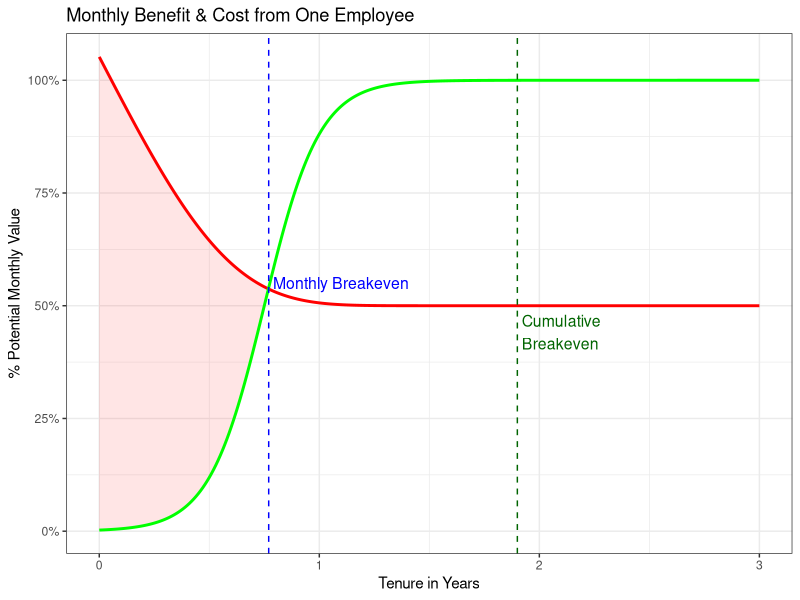
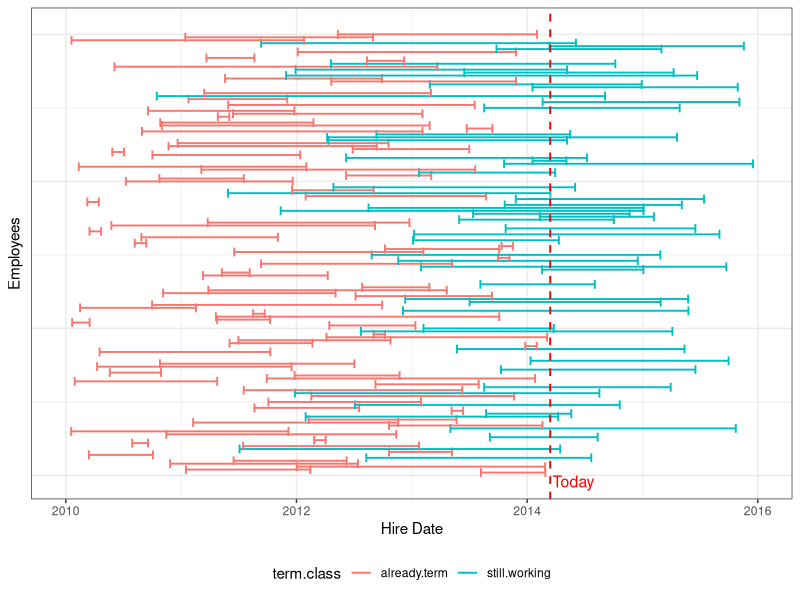
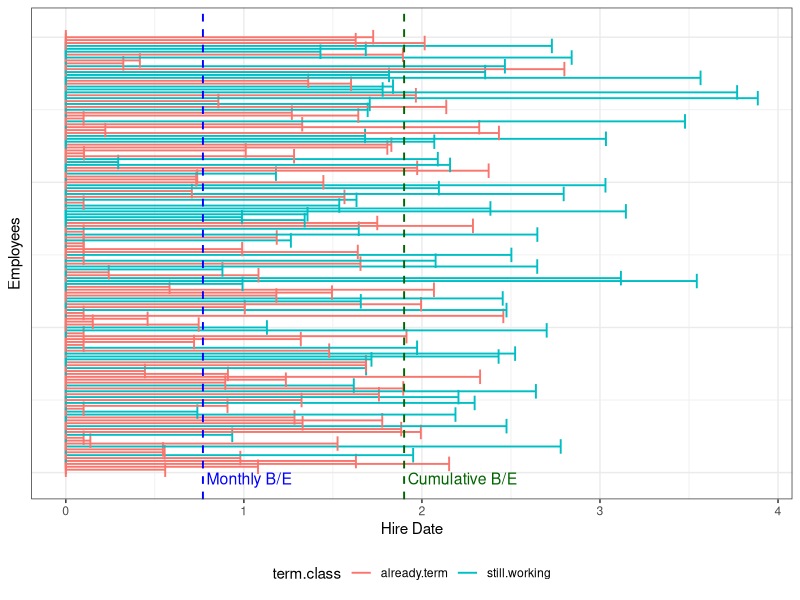

Reproduce these figures in R, in order.
library(reshape)
library(ggplot2)
library(ggthemes)
library(scales)

max.yrs <- 3		# max number of years to show on plot
max.benefit <- 1.5	# year at which employee delivers fully-trained value (asymptote) 

cost.ramp <- 1.7	# higher numbers speed up time before costs = salary
cost.scale <- 1.5		# higher numbers increase height of original training costs
salary <- 0.5		# monthly salary as a percent of fully trained value delivered to company
pts.yr <- 100		# how many points per year

# set up data frame with time series in months
emp.value <- as.data.frame(0:(max.yrs*pts.yr)/pts.yr)
names(emp.value)<- "tenure.yrs"

# set up benefit function, modeled as a sigmoid
# t<-seq(0,1,.1); p<-1/(1+exp(-t*12+6)) 
# p defines a nice sigmoid for 0..1
emp.value$benefit <- 1/(1+exp(-(emp.value$tenure.yrs/max.benefit*12-6)))

# set up cost function, modeled as a gompertz
emp.value$cost <- exp(-exp(cost.ramp * emp.value$tenure.yrs)) * cost.scale + salary

# calc breakeven points
be.pt.id <- which.max((emp.value$benefit - emp.value$cost)>0)
be.pt <- emp.value$tenure.yrs[be.pt.id]
be.cume.id <- which.max(cumsum(emp.value$benefit - emp.value$cost)>0)
be.cume <- emp.value$tenure.yrs[be.cume.id]

writeLines(sprintf("At this rate net benefit begins at year %.2f, breakeven at year %.2f",
				   be.pt, be.cume))
# At this rate net benefit begins at year 0.77, breakeven at year 1.90

# plot time vs. monthly cost, benefit
fig1 <- ggplot(data=emp.value,
			   aes(x=tenure.yrs)) + 
	geom_ribbon(fill="red", size=0, aes(ymax=cost,ymin=benefit,alpha=cost>benefit)) + 
	scale_alpha_discrete(range=c(0,.1)) + 
	theme(legend.position="none") +

	geom_line(col="red", size=1, aes(y=cost)) + 
	geom_line(col="green", size=1, aes(y=benefit)) +
	theme(legend.position="bottom") +

	geom_vline(xintercept=be.pt,col="Blue", size=0.5, linetype="dashed") +
	annotate("text", 
			 x=emp.value$tenure.yrs[be.pt.id]+0.02, 
			 y=emp.value$cost[be.pt.id], 
			 color="Blue",
			 size=4,
			 label="Monthly Breakeven",
			 hjust=0, vjust=0) +
	geom_vline(xintercept=be.cume,col="DarkGreen", size=0.5, linetype="dashed") +
	annotate("text", 
			 x=emp.value$tenure.yrs[be.cume.id] + 0.02, 
			 y=emp.value$cost[be.cume.id] - 0.02, 
			 size=4,
			 color="DarkGreen",
			 label="Cumulative\nBreakeven",
			 hjust=0, vjust=1) +
	scale_y_continuous(labels = percent) +
	theme_bw() +
	theme(legend.position="none") +
	labs(title="Monthly Benefit & Cost from One Employee", 
		 x="Tenure in Years", 
		 y="% Potential Monthly Value") 

png("paw_1.png", height=72*6, width=72*9)
print(fig1)
dev.off()

gen.timeline <- function() {
	yrs <- 4.2
	days <- yrs*365
	emp <- 150
	tenure.mean <- 1.5
	tenure.sd <- 1
	target <- 2014.2

	d.t <- as.data.frame(1:emp)
	names(d.t)[1] <- "id"

	d.t$hire <- sample(days, emp, replace=TRUE)/365 + 2010
	d.t$tenure.yrs <- rnorm(emp, tenure.mean, tenure.sd )
	d.t$tenure.yrs <- sapply(d.t$tenure.yrs, function(x) { max(0.1,x)})
	d.t$term <- d.t$hire + d.t$tenure.yrs
	d.t$term.class <- factor(ifelse(d.t$term <= target, "already.term",
									ifelse(d.t$hire <= target, "still.working",
										   "not.hired.yet" )))

	return(d.t)
}

d.timeline <- gen.timeline()

writeLines(sprintf("%.1f%% employees below monthly breakeven, %.1f%% below cume breakeven",
				  	sum(d.timeline$tenure.yrs<be.pt)/nrow(d.timeline)*100, 
					sum(d.timeline$tenure.yrs<be.cume)/nrow(d.timeline)*100))

# 26.7% employees below monthly breakeven, 70.0% below cume breakeven

fig2 <- ggplot(d.timeline,
		   aes(x=hire, xmin=hire, xmax=term, y=id, col=term.class)) + 
		geom_errorbarh(height=3, size=0.65) + 
		scale_color_hue(name="term.class") +
		geom_vline(xintercept=2014.2,col="red", size=0.65, linetype="dashed") +
		annotate("text", 
				 x= 2014.2 + 0.02, 
				 y= 0, 
				 size=4,
				 color="Red",
				 label="Today",
				 hjust=0, vjust=1) +
		scale_x_continuous(limits=c(2010,2016)) +
		labs(x="Hire Date", y="Employees") +
		theme_bw() + 
		theme(legend.position="bottom",
			  axis.ticks.y=element_blank(),
			  axis.text.y=element_blank())
png("paw_2.png", height=72*6, width=72*9)
print(fig2)
dev.off()


fig3 <- ggplot(d.timeline,
		   aes(x=tenure.yrs, xmin=0, xmax=tenure.yrs,
			   y=id, col=term.class)) + 
		geom_errorbarh(height=5, size=0.65) + 
		scale_color_hue(name="term.class") +
		geom_vline(xintercept=be.pt,col="Blue", size=0.65, linetype="dashed") +
		annotate("text", 
				 x= be.pt + 0.02, 
				 y= 0, 
				 size=4,
				 color="Blue",
				 label="Monthly B/E",
				 hjust=0, vjust=1) +
		geom_vline(xintercept=be.cume,col="DarkGreen", size=0.65, linetype="dashed") +
		annotate("text", 
				 x= be.cume + 0.02, 
				 y= 0, 
				 size=4,
				 color="DarkGreen",
				 label="Cumulative B/E",
				 hjust=0, vjust=1) +
		scale_x_continuous() +
		labs(x="Hire Date", y="Employees") +
		theme_bw() + 
		theme(legend.position="bottom",
			  axis.ticks.y=element_blank(),
			  axis.text.y=element_blank())
png("paw_3.png", height=72*6, width=72*9)
print(fig3)
dev.off()
